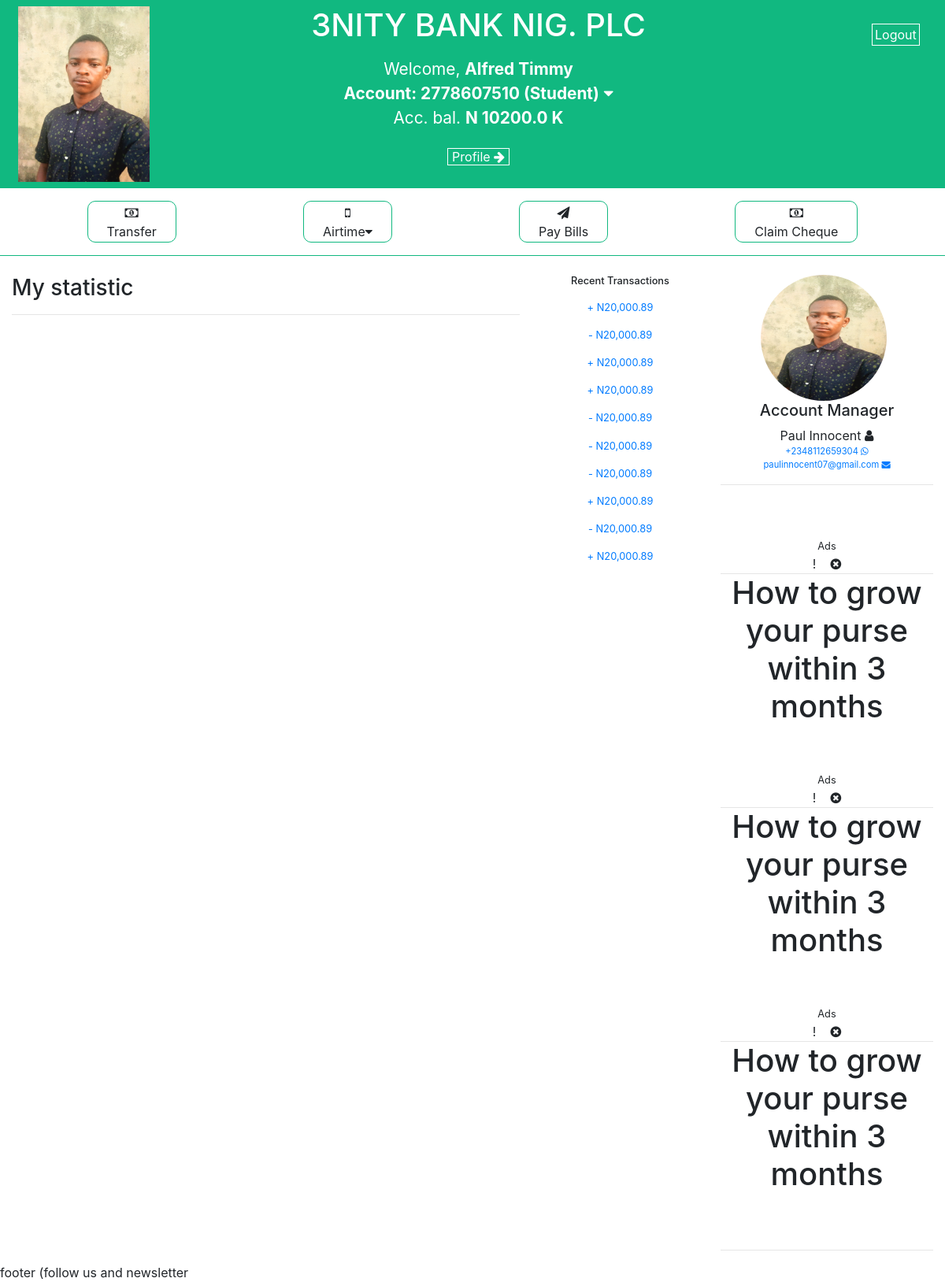
The page / (signed in) on the database its author committed.
### bank/models.py (models this page shows, shortened)
class Account(models.Model):
    customer = models.ForeignKey(Customer, on_delete=models.CASCADE, null=True, blank=True, related_name="customer")
    accountNum = models.IntegerField(null=True, blank=True)
    accountType = models.CharField(default="Savings", max_length=200)
    balance = models.FloatField(default=0.00)
    transactionPin = models.IntegerField(default=1234)
    timestamp = models.DateTimeField(auto_now_add=True)

class Customer(models.Model):
    user = models.OneToOneField(User, on_delete=models.CASCADE, null=True, blank=True)
    manager = models.ForeignKey(Staff, on_delete=models.SET_NULL, null=True, blank=True)
    fname = models.CharField(max_length=200)
    lname = models.CharField(max_length=200)
    email = models.CharField(max_length=200, null=True)
    address = models.CharField(max_length=200, null=True)
    tel = models.CharField(max_length=200, null=True)
    dob = models.CharField(max_length=200, null=True)

class Staff(models.Model):
    fullName = models.CharField(max_length=200, null=True, blank=True)
    role = models.CharField(max_length=200, default="manager")
    email = models.CharField(max_length=200, null=True)
    whatsappNum = models.CharField(max_length=200, null=True)
    totalCustomer = models.IntegerField(default=0)

### bank/views.py (the view)
# urls.py: path('', views.index, name="index"),
@login_required
def index(request):
    pdToggle = 'profile'
    pdT = 'Profile'
    ptitle = 'Dashboard'
    try:
        user=Customer.objects.get(user=User.objects.get(username=request.user))
        account = Account.objects.filter(customer=user)
        context = {'pdToggle': pdToggle, 'pdT': pdT, 'ptitle': ptitle, 'account':account}
        return render(request, 'bank/index.html', context)
    except:
        return HttpResponseRedirect(reverse("login"))

### bank/templates/bank/index.html (shortened to what this page needs)
{% extends "bank/layout.html" %}
{% block customStyle %}
<link rel="stylesheet" href="/static/bank/css/index.css">
{% endblock %}
{% block body %}
<div class="row">
  <div class="col-md-9 my-statistic">
    <h3>My statistic</h3>
    <hr>
  </div>
  <div class="col-md-3 recent-transaction">
    <center>
      <h6 style="font-size: .8rem;">Recent Transactions</h6>
      <ul style="font-size: .8rem;">
        <a class="rTransc" onclick="rTransc('1')" id="1" href="#"><span>+</span>
          N<span>20,000.89</span></a>
        <a class="rTransc" onclick="rTransc('2')" id="2" href="#"><span>-</span>
          N<span>20,000.89</span></a>
        <a class="rTransc" onclick="rTransc('3')" id="3" href="#"><span>+</span>
          N<span>20,000.89</span></a>
        <a class="rTransc" onclick="rTransc('4')" id="4" href="#"><span>+</span>
          N<span>20,000.89</span></a>
        <a class="rTransc" onclick="rTransc('5')" id="5" href="#"><span>-</span>
          N<span>20,000.89</span></a>
        <a class="rTransc" onclick="rTransc('6')" id="6" href="#"><span>-</span>
          N<span>20,000.89</span></a>
        <a class="rTransc" onclick="rTransc('7')" id="7" href="#"><span>-</span>
          N<span>20,000.89</span></a>
        <a class="rTransc" onclick="rTransc('8')" id="8" href="#"><span>+</span>
          N<span>20,000.89</span></a>
        <a class="rTransc" onclick="rTransc('9')" id="9" href="#"><span>-</span>
          N<span>20,000.89</span></a>
        <a class="rTransc" onclick="rTransc('10')" id="10" href="#"><span>+</span>
          N<span>20,000.89</span></a>
      </ul>
    </center>
  </div>
</div>
{% endblock %}

### bank/templates/bank/layout.html (shortened to what this page needs)
{% load static %}
<!doctype html>
<html lang="en">
<head>
  <link rel="stylesheet" href="https://stackpath.bootstrapcdn.com/bootstrap/4.3.1/css/bootstrap.min.css"
>
  <link rel="stylesheet" href="https://cdnjs.cloudflare.com/ajax/libs/font-awesome/4.7.0/css/font-awesome.min.css">
  <link rel="stylesheet" href="{% static 'bank/css/layout.css' %}">
  {% block customStyle %}{% endblock %}
</head>
<body>
  <div class="logout">
    <a href="/logout">Logout</a>
  </div>
  {% for account in account %}
  <header>
    <div class="container-fluid">
      <div class="row">
        <div class="col-2 profile-img">
          <img src="{% static 'bank/images/IMG_20200627_181056.jpg' %}" width="100%" height="100%" alt="profile image">
        </div>
        <div class="col-10 header">
          <center>
            <h1 class="ptitle" style="margin-bottom: 1rem;">3NITY BANK NIG. PLC</h1>
            <span>Welcome, <b>{{ account.customer.lname }} {{ account.customer.fname }}</b></span>
            <div onclick="showAccs()" style="cursor: pointer;" title="change Account">
              <b style="display: inline;">Account: {{ account.accountNum }} ({{ account.accountType }})</b>
              <span class="fa fa-caret-down"></span>
            </div>
            <div>
              <span>Acc. bal. <b>N <span>{{ account.balance }}</span> K</b></span>
            </div>
            <div style="margin-top: 1rem;">
              <a href="/{{ pdToggle }}" style="color:white; padding: 0 .3rem; border:1px solid; font-size: 1rem;">
                <span>{{ pdT }} </span>
                <i class="fa fa-arrow-right"></i>
              </a>
            </div>
          </center>
        </div>
      </div>
    </div>
  </header>
  <div class="col-12 main-nav">
    <ul>
      <li>
        <a href="#main-body" onclick="mainNav('transfer')">
          <center><i class="fa fa-money" aria-hidden="true"></i>
            <div>
              Transfer
            </div>
          </center>
        </a>
      </li>
      <li>
        <a href="#main-body" onclick="mainNav('airtime')">
          <center><i class="fa fa-mobile" aria-hidden="true"></i>
            <div class="d-flex justify-content-center align-items-center">
              Airtime<i class="fa fa-caret-down" aria-hidden="true"></i>
            </div>
          </center>
        </a>
      </li>
      <li>
        <a href="#main-body" onclick="mainNav('bills')">
          <center><i class="fa fa-paper-plane" aria-hidden="true"></i>
            <div>
              Pay&nbsp;Bills
            </div>
          </center>
        </a>
      </li>
      <li>
        <a href="#main-body" onclick="mainNav('cheque')">
          <center><i class="fa fa-money" aria-hidden="true"></i>
            <div>
              Claim&nbsp;Cheque
            </div>
          </center>
        </a>
      </li>
    </ul>
  </div>
  <br>
  <div class="container-fluid">
    <div class="row">
      <div class="col-md-9" id="main-body">
        {% block body %}
        {% endblock %}
      </div>
      <div class="col-md-3 sidebar">
        <center>
          <div class="acc-magr">
            <div class="magr-img" style="margin-right: .5rem;">
              <img src="{% static 'bank/images/IMG_20200627_181056.jpg' %}"
                style="width: 10rem; height: 10rem; border-radius: 50%;" alt="">
            </div>
            <caption>
              <h5>Account Manager</h5>
              <p>
                <span>{{ account.customer.manager.fullName }} <i class="fa fa-user" aria-hidden="true"></i></span>
              </p>
              <p style="font-size: .7rem;">
                <a href="wa.me:+234 8112 659 304">{{ account.customer.manager.whatsappNum }} <i class="fa fa-whatsapp"
                    aria-hidden="true"></i></a>
              </p>
              <p style="font-size: .7rem;">
                <a href="mailto:paulinnocent04@gmail.com">{{ account.customer.manager.email }} <i class="fa fa-envelope"
                    aria-hidden="true"></i></a>
              </p>
            </caption>
          </div>
          <hr>
          <br>
          <br>
          <div class="ads-cont">
            <div class="ads-header">
              <small>Ads</small>
              <div>
                <span style="cursor: pointer;">!</span>&nbsp;&nbsp;&nbsp;
                <span style="cursor: pointer;"><i class="fa fa-times-circle" aria-hidden="true"></i></span>
              </div>
            </div>
            <hr style="margin: 0; padding: 0;">
            <div class="ads-body">
              <h1>
                <p>
                  How to grow your purse within 3 months
                </p>
              </h1>
            </div>
          </div>
          <br>
          <br>
          <div class="ads-cont">
            <div class="ads-header">
              <small>Ads</small>
              <div>
                <span style="cursor: pointer;">!</span>&nbsp;&nbsp;&nbsp;
                <span style="cursor: pointer;"><i class="fa fa-times-circle" aria-hidden="true"></i></span>
              </div>
            </div>
            <hr style="margin: 0; padding: 0;">
            <div class="ads-body">
              <h1>
                <p>
                  How to grow your purse within 3 months
                </p>
              </h1>
            </div>
          </div>
          <br>
          <br>
          <div class="ads-cont">
            <div class="ads-header">
              <small>Ads</small>
              <div>
                <span style="cursor: pointer;">!</span>&nbsp;&nbsp;&nbsp;
                <span style="cursor: pointer;"><i class="fa fa-times-circle" aria-hidden="true"></i></span>
              </div>
            </div>
            <hr style="margin: 0; padding: 0;">
            <div class="ads-body">
              <h1>
                <p>
                  How to grow your purse within 3 months
                </p>
              </h1>
            </div>
          </div>
          <br>
          <br>
          <hr>
        </center>
      </div>
    </div>
  </div>
  <div class="" id="footer">
    footer (follow us and newsletter
  </div>
  {% endfor %}
</body>
</html>

### bank/static/bank/css/layout.css (style rules this page uses)
.logout { position: absolute; top: 2rem; right: 2rem; z-index: 90; }
.logout a { padding: 0.2rem; color: white; border: 1px solid; }
*, p { margin: 0; padding: 0; -webkit-box-sizing: border-box; box-sizing: border-box; }
body { position: relative; width: 100vw; overflow-x: hidden; }
ul { list-style-type: none; }
header { background: #11b880; color: white; padding: 0.5rem; padding-bottom: 0.5rem; }
.header { display: -webkit-box; display: -ms-flexbox; display: flex; -webkit-box-orient: vertical; -webkit-box-direction: normal; -ms-flex-direction: column; flex-direction: column; -webkit-box-align: center; -ms-flex-align: center; align-items: center; font-size: 1.3rem; padding-right: 16.66667% !important; }
.main-nav { border-bottom: 1px solid #11b880; padding: 1rem 0.5rem; }
.main-nav ul { width: 95vw; margin: auto; display: -webkit-box; display: -ms-flexbox; display: flex; overflow: auto; -ms-flex-pack: distribute; justify-content: space-around; -webkit-box-align: center; -ms-flex-align: center; align-items: center; }
.main-nav ul li a { display: inline-block; border: 1px solid #11b880; padding: 0.2rem 0.5rem; margin: 0 0.6rem; border-radius: 10px; padding: 0.1rem 1.5rem; cursor: pointer; color: inherit; }

### bank/static/bank/css/index.css (style rules this page uses)
.recent-transaction a { display: block; margin: 1rem 0; }

### rows shown on the page
Account: customer.lname "Alfred", customer.fname "Timmy", accountNum "2778607510", accountType "Student", balance "10200.0", pdT "Profile", customer.manager.fullName "Paul Innocent", customer.manager.whatsappNum "+2348112659304", customer.manager.email "paulinnocent07@gmail.com"
